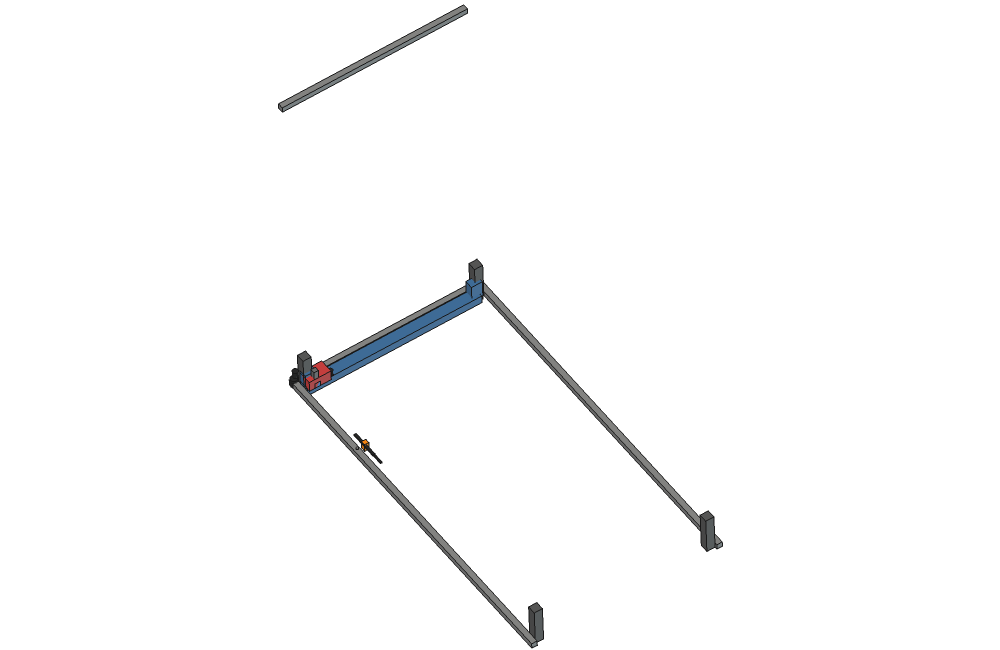
#> input picture CAD/FreeCAD/camera_tests/rot1.png, 2000 x 1300 px, found by its file name (shown at 1/2 size)
$ python postprocess_renders.py
#> lines starting #> are read from the running program, lines starting #| are printed output that depends on the picture; after the words box and inside, x2 and y2 are one past the last pixel; in counts of white or black regions, pixels touching at a corner belong together
#!/usr/bin/env python3

from __future__ import annotations

import os
from collections import deque

from PIL import Image, ImageChops, ImageEnhance, ImageFilter, ImageOps, ImageStat


ROOT = "/Users/oktaycit/Projeler/CNCRevizyon/CAD/FreeCAD"
OUT_DIR = os.path.join(ROOT, "renders")


def non_white_mask(img: Image.Image, threshold: int = 244) -> Image.Image:
    rgb = img.convert("RGB")
    mask = Image.new("L", rgb.size, 0)
    src = rgb.load()
    dst = mask.load()
    w, h = rgb.size
    for y in range(h):
        for x in range(w):
            r, g, b = src[x, y]
            if min(r, g, b) < threshold:
                dst[x, y] = 255
    return mask


def largest_component(mask: Image.Image) -> Image.Image:
    w, h = mask.size
    src = mask.load()
    seen = [[False] * w for _ in range(h)]
    best = []

    for y in range(h):
        for x in range(w):
            if seen[y][x] or src[x, y] == 0:
                continue
            q = deque([(x, y)])
            seen[y][x] = True
            pixels = []
            while q:
                cx, cy = q.popleft()
                pixels.append((cx, cy))
                for nx, ny in ((cx + 1, cy), (cx - 1, cy), (cx, cy + 1), (cx, cy - 1)):
                    if 0 <= nx < w and 0 <= ny < h and not seen[ny][nx] and src[nx, ny] != 0:
                        seen[ny][nx] = True
                        q.append((nx, ny))
            if len(pixels) > len(best):
                best = pixels

    out = Image.new("L", (w, h), 0)
    px = out.load()
    for x, y in best:
        px[x, y] = 255
    return out


def tint_image(img: Image.Image, mask: Image.Image, color: tuple[int, int, int], preserve_color: bool = False) -> Image.Image:
    base = img.convert("RGBA")
    if preserve_color:
        base = ImageEnhance.Color(base).enhance(1.15)
        base = ImageEnhance.Contrast(base).enhance(1.08)
        return base

    tinted = ImageOps.colorize(mask, black=(0, 0, 0), white=color).convert("RGBA")
    shaded = ImageChops.multiply(base.convert("RGB"), tinted.convert("RGB")).convert("RGBA")
    shaded = ImageEnhance.Contrast(shaded).enhance(1.12)
    alpha = Image.new("L", base.size, 0)
    alpha.paste(mask)
    shaded.putalpha(alpha)
    return shaded


def studio_background(size: tuple[int, int]) -> Image.Image:
    w, h = size
    bg = Image.new("RGBA", size, (237, 241, 244, 255))
    px = bg.load()
    for y in range(h):
        t = y / max(1, h - 1)
        r = int(242 - 18 * t)
        g = int(244 - 14 * t)
        b = int(246 - 10 * t)
        for x in range(w):
            px[x, y] = (r, g, b, 255)
    return bg


def add_shadow(canvas: Image.Image, obj_mask: Image.Image, bbox, opacity: int = 82) -> Image.Image:
    shadow = Image.new("RGBA", canvas.size, (0, 0, 0, 0))
    x0, y0, x1, y1 = bbox
    width = int((x1 - x0) * 0.88)
    height = max(24, int((y1 - y0) * 0.11))
    ellipse = Image.new("L", (width, height), 0)
    epx = ellipse.load()
    cx = width / 2
    cy = height / 2
    for y in range(height):
        for x in range(width):
            dx = (x - cx) / max(1, width / 2)
            dy = (y - cy) / max(1, height / 2)
            d = dx * dx + dy * dy
            if d <= 1:
                epx[x, y] = int(opacity * (1 - d))
    ellipse = ellipse.filter(ImageFilter.GaussianBlur(radius=max(16, width // 18)))
    ox = (x0 + x1 - width) // 2
    oy = min(canvas.size[1] - height - 10, y1 - height // 3)
    shadow.paste((40, 46, 52, 255), (ox, oy), ellipse)
    return Image.alpha_composite(canvas, shadow)


def fit_and_compose(src_path: str, out_path: str, tint: tuple[int, int, int] | None = None, preserve_color: bool = False):
    src = Image.open(src_path).convert("RGBA")
    mask = largest_component(non_white_mask(src))
    bbox = mask.getbbox()
    if not bbox:
        raise RuntimeError(f"No visible geometry found in {src_path}")

    obj = src.crop(bbox)
    obj_mask = mask.crop(bbox)
    obj = tint_image(obj, obj_mask, tint or (220, 224, 229), preserve_color=preserve_color)

    canvas = studio_background((1600, 1000))
    target_w = int(canvas.size[0] * 0.72)
    target_h = int(canvas.size[1] * 0.70)
    obj.thumbnail((target_w, target_h), Image.Resampling.LANCZOS)
    obj_mask = obj_mask.resize(obj.size, Image.Resampling.LANCZOS)

    ox = (canvas.size[0] - obj.size[0]) // 2
    oy = int(canvas.size[1] * 0.16 + max(0, (target_h - obj.size[1]) * 0.18))
    placed_box = (ox, oy, ox + obj.size[0], oy + obj.size[1])
    canvas = add_shadow(canvas, obj_mask, placed_box)
    canvas.paste(obj, (ox, oy), obj)

    canvas = ImageEnhance.Sharpness(canvas).enhance(1.12)
    os.makedirs(os.path.dirname(out_path), exist_ok=True)
    canvas.save(out_path)


def main():
    fit_and_compose(
        os.path.join(ROOT, "camera_tests", "rot1.png"),
        os.path.join(OUT_DIR, "machine_presentation.png"),
        preserve_color=True,
    )
#> in non_white_mask, rgb is the input picture: PIL image 2000x1300 RGB; mean R, G, B 251, 251.2, 251.3
#> in non_white_mask, `mask = Image.new("L", rgb.size, 0)`: mask: PIL image 2000x1300 L; every value is 0
#> in largest_component, `w, h = mask.size`: w = 2000; h = 1300
#> in largest_component, `seen = [[False] * w for _ in range(h)]`: seen = 1300 items
#> in fit_and_compose, `mask = largest_component(non_white_mask(src))`:
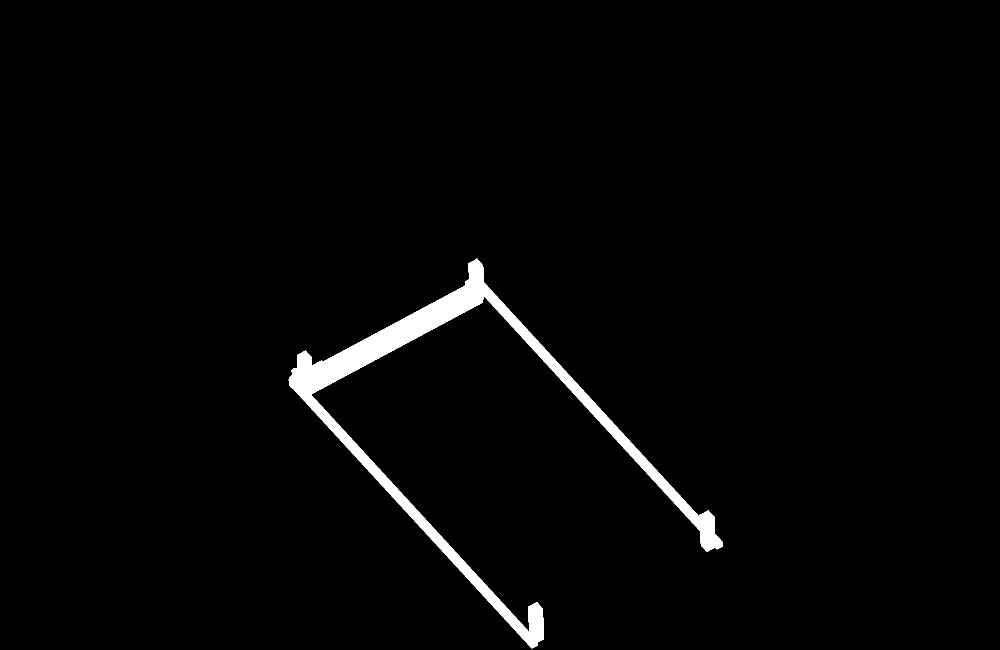
#> mask: PIL image 2000x1300 L (shown at 1/2 size); 2% white; 1 white region, box (x1, y1, x2, y2) and area: (577, 517, 1446, 1297) 52049
#> in fit_and_compose, `bbox = mask.getbbox()`: bbox = (577, 517, 1446, 1297)
#> in fit_and_compose, `obj_mask = mask.crop(bbox)`: obj_mask: PIL image 869x780 L; 7.7% white; 1 white region, box (x1, y1, x2, y2) and area: (0, 0, 869, 780) 52049
#> in add_shadow, `shadow = Image.new("RGBA", canvas.size, (0, 0, 0, 0))`: shadow: PIL image 1600x1000 RGBA; every value is 0
#> in add_shadow, `ellipse = Image.new("L", (width, height), 0)`: ellipse: PIL image 686x77 L; every value is 0
    fit_and_compose(
        os.path.join(ROOT, "main_panel_render.png"),
        os.path.join(OUT_DIR, "main_panel_presentation.png"),
        tint=(217, 221, 226),
    )
#> call 2 of fit_and_compose, with tint = (217, 221, 226), preserve_color = False
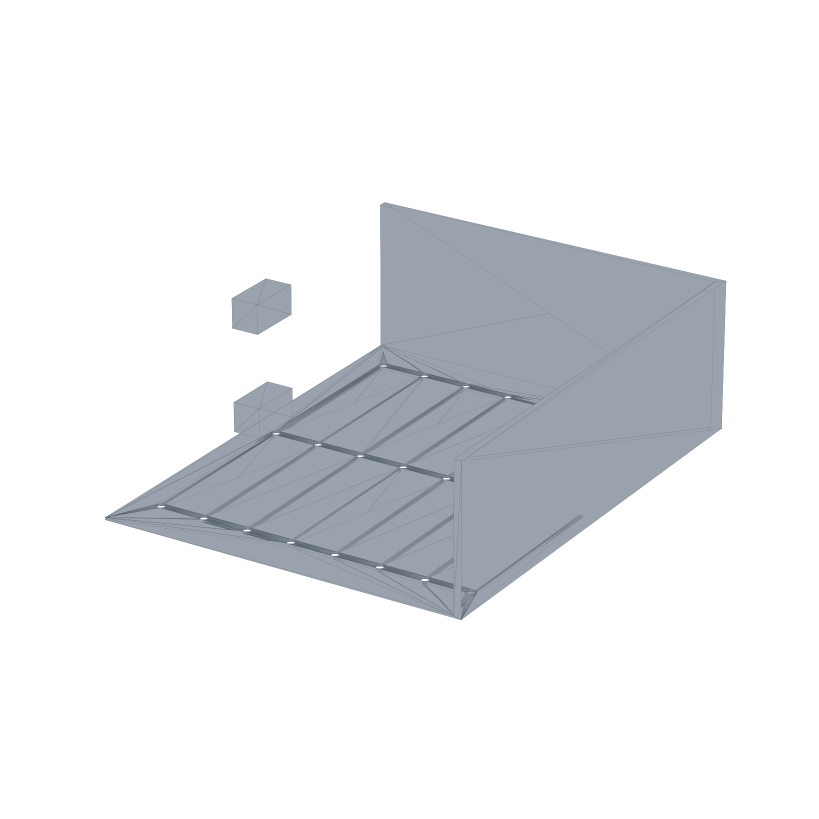
#> input picture CAD/FreeCAD/main_panel_render.png, 1638 x 1638 px, found by its file name (shown at 1/2 size)
#> in fit_and_compose, src is the input picture: PIL image 1638x1638 RGBA; mean R, G, B, A 232.8, 234.7, 236.8, 255
#> in non_white_mask (call 2), `mask = Image.new("L", rgb.size, 0)`: mask: PIL image 1638x1638 L; every value is 0
#> in fit_and_compose (call 2), `mask = largest_component(non_white_mask(src))`: mask: PIL image 1638x1638 L; 21% white; 1 white region, box (x1, y1, x2, y2) and area: (210, 404, 1453, 1240) 563194
#> in fit_and_compose (call 2), `bbox = mask.getbbox()`: bbox = (210, 404, 1453, 1240)
#> in fit_and_compose (call 2), `obj_mask = mask.crop(bbox)`: obj_mask: PIL image 1243x836 L; 54.2% white; 20 black regions, largest, box (x1, y1, x2, y2) and area: (0, 0, 559, 630) 245592, (713, 166, 1243, 836) 104681, (0, 636, 709, 836) 71149
#> in tint_image (call 2), `alpha = Image.new("L", base.size, 0)`: alpha: PIL image 1243x836 L; every value is 0
#> in add_shadow (call 2), `ellipse = Image.new("L", (width, height), 0)`: ellipse: PIL image 916x77 L; every value is 0
#> in fit_and_compose (call 2), `canvas.paste(obj, (ox, oy), obj)`:
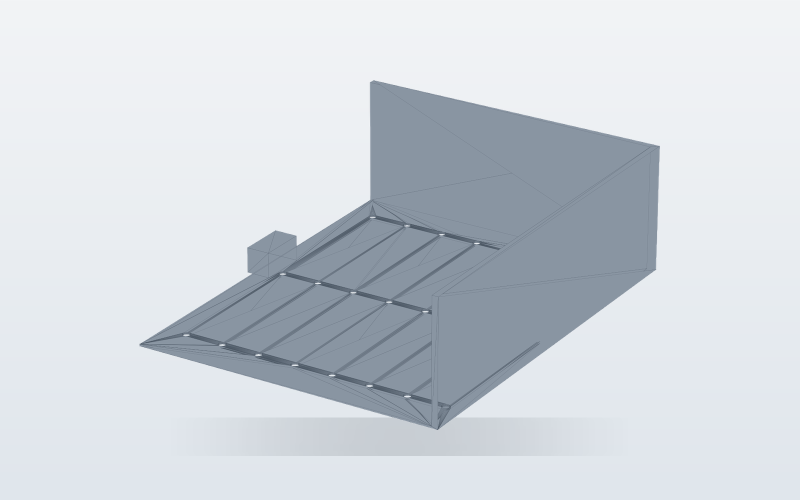
#> canvas: PIL image 1600x1000 RGBA (shown at 1/2 size); mean R, G, B, A 207.7, 213.6, 219.8, 254.9; transparent parts drawn white
    fit_and_compose(
        os.path.join(ROOT, "operator_panel_render.png"),
        os.path.join(OUT_DIR, "operator_panel_presentation.png"),
        tint=(94, 102, 112),
    )
#> call 3 of fit_and_compose, with tint = (94, 102, 112), preserve_color = False
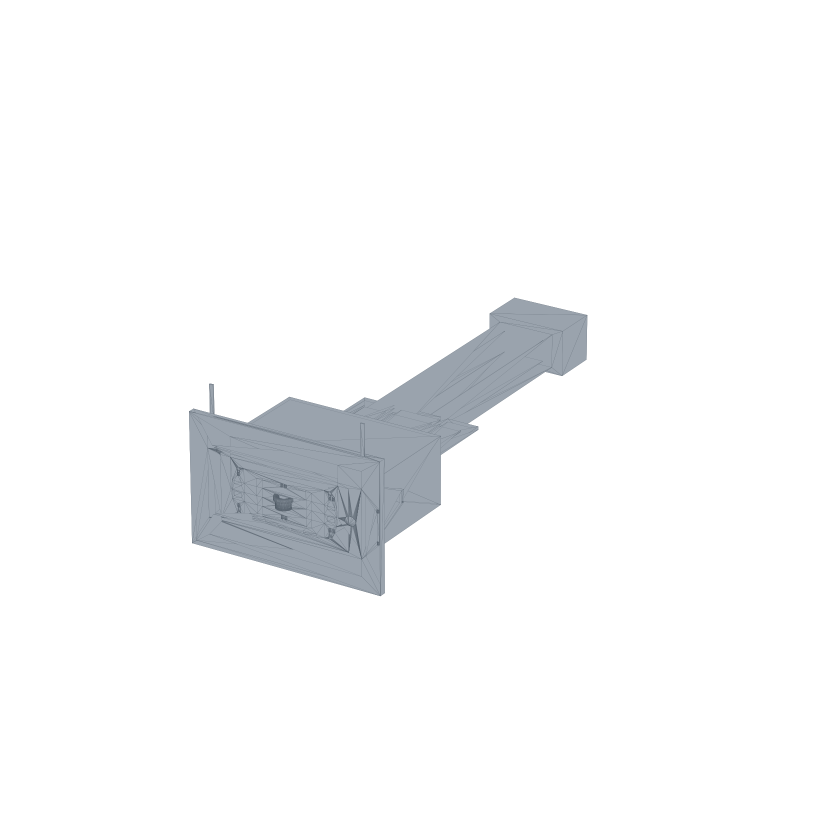
#> input picture CAD/FreeCAD/operator_panel_render.png, 1638 x 1638 px, found by its file name (shown at 1/2 size)
#> in fit_and_compose, src is the input picture: PIL image 1638x1638 RGBA; mean R, G, B, A 246.9, 247.6, 248.4, 255
#> in fit_and_compose (call 3), `mask = largest_component(non_white_mask(src))`:
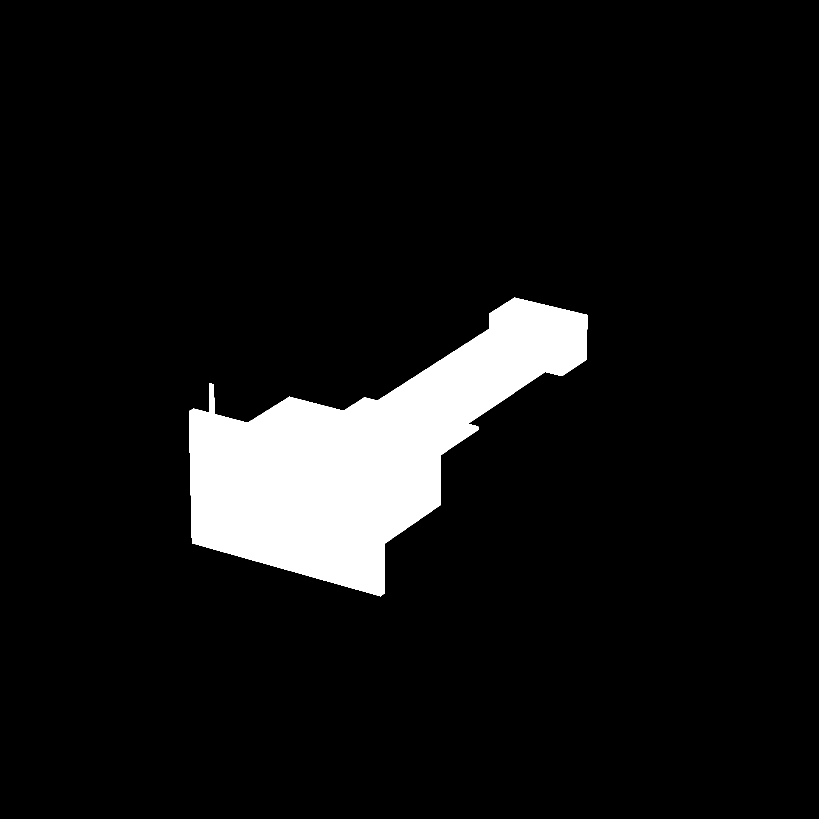
#> mask: PIL image 1638x1638 L (shown at 1/2 size); 7.7% white; 1 white region, box (x1, y1, x2, y2) and area: (378, 595, 1175, 1193) 207193
#> in fit_and_compose (call 3), `bbox = mask.getbbox()`: bbox = (378, 595, 1175, 1193)
#> in fit_and_compose (call 3), `obj_mask = mask.crop(bbox)`: obj_mask: PIL image 797x598 L; 43.5% white; 1 white region, box (x1, y1, x2, y2) and area: (0, 0, 797, 598) 207193
#> call 3 of tint_image, with color = (94, 102, 112), preserve_color = False
#> in tint_image (call 3), `tinted = ImageOps.colorize(mask, black=(0, 0, 0), white=color).convert..`:
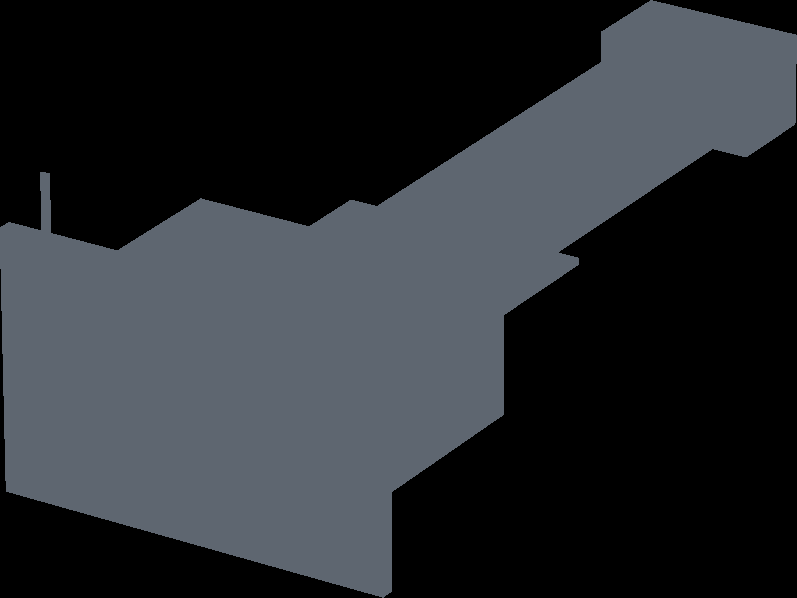
#> tinted: PIL image 797x598 RGBA; mean R, G, B, A 40.9, 44.3, 48.7, 255
#> in tint_image (call 3), `alpha = Image.new("L", base.size, 0)`: alpha: PIL image 797x598 L; every value is 0
#> in tint_image (call 3), `shaded.putalpha(alpha)`:
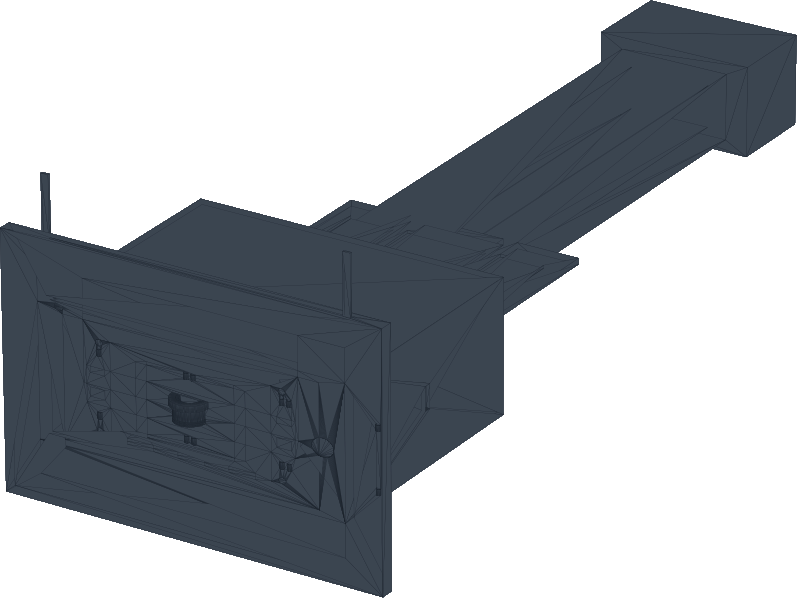
#> shaded: PIL image 797x598 RGBA; mean R, G, B, A 25, 29.2, 34, 110.9; transparent parts drawn white
    print(f"Presentation renders saved in {OUT_DIR}")


if __name__ == "__main__":
    main()
